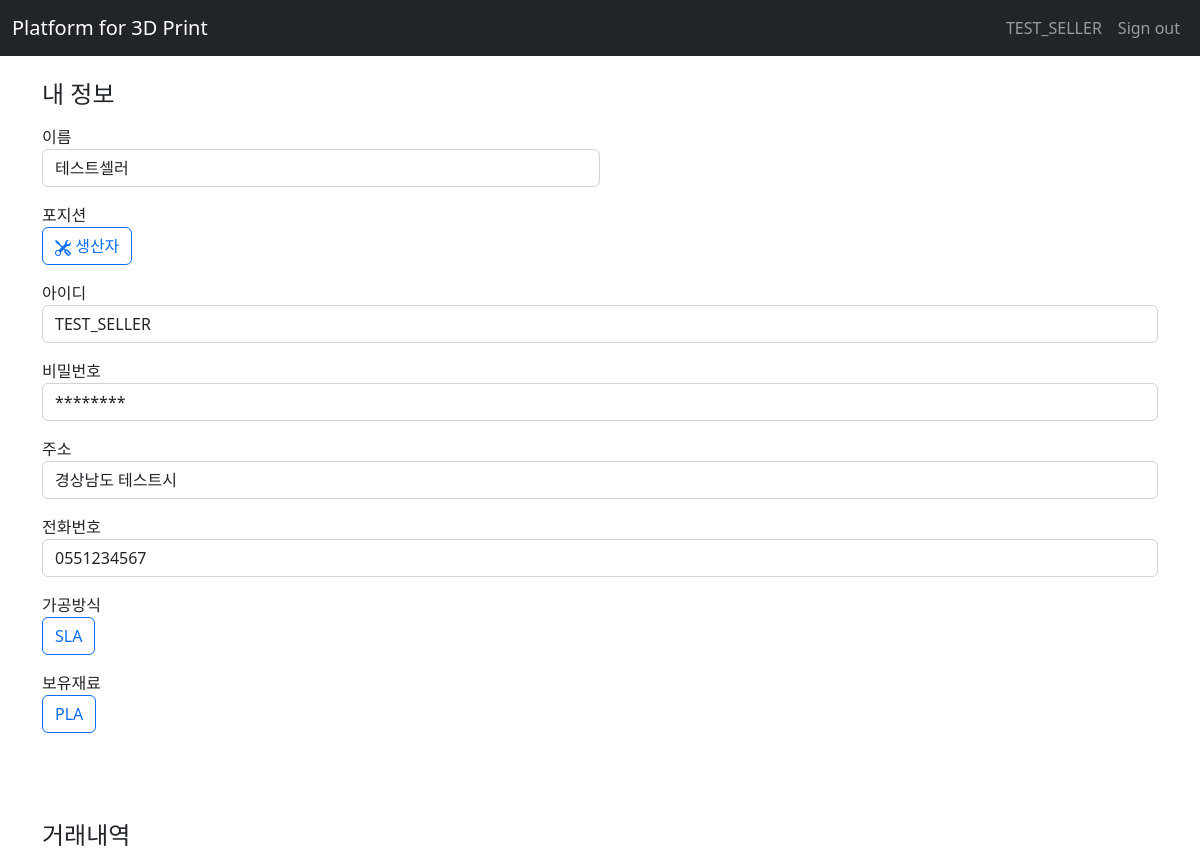
The page /common/mypage/ (signed in, upper part) on the database as committed earlier.
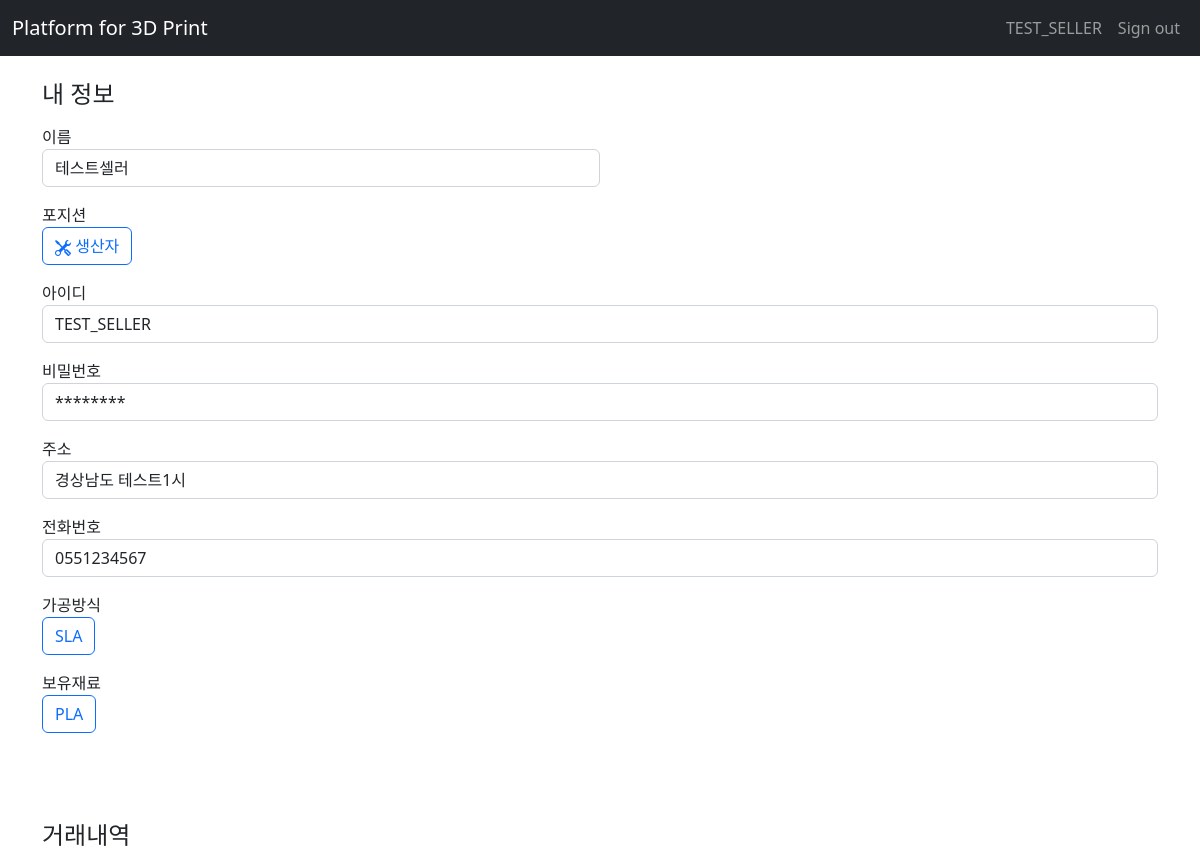
The same page on the database as committed later.
### common/models.py (models this page shows)
class User(AbstractUser):
    flag = models.CharField(max_length=20)
    last_name = None
    TEL = models.CharField(max_length=20)
    address = models.CharField(max_length=100)
    equipment_id1 = models.CharField(max_length=50, blank=True)
    equipment_id2 = models.CharField(max_length=50, blank=True)
    equipment_id3 = models.CharField(max_length=50, blank=True)
    equipment_id4 = models.CharField(max_length=50, blank=True)
    equipment_id5 = models.CharField(max_length=50, blank=True)

### common/views.py (the view)
# urls.py: path('mypage/', views.mypage, name='mypage')
def mypage(request):
    user = request.user
    if user.flag == "SELLER":
        equipment = Equipment.objects.get(pk=user.equipment_id1)
        method = equipment.method
        materials = equipment.material.split('/')
        bid_log = Bid.objects.filter(seller_id=user, finished=True)
        trade_log = Trade.objects.filter(bid_id__in=bid_log).order_by('-success_date')
    elif user.flag == "BUYER":
        method, materials = '', ''
        estimate_log = Estimate.objects.filter(buyer_id=user)
        trade_log = Trade.objects.filter(estimate_id__in=estimate_log).order_by('-success_date')
    return render(request, 'common/temp/마이페이지.html', {
                                                        'method': method,
                                                        'materials': materials,
                                                        'trade_log': trade_log,
                                                        })

### common/templatetags/convertPassword.py (called while the page is built)
@register.filter
def convertPassword(value):
    value = "********"
    return value

### templates/common/temp/마이페이지.html (shortened to what this page needs)
{% extends 'base.html' %}
{% load convertPassword %}
{% load humanize %}
{% load static %}
{% block content %}
    <div class="container">
        <div class="input-form col-md-12 mx-auto"><br>
            <h4 class="mb-3">
                내 정보
            </h4>
            <form class="mypage-form" method="post" action="">
                <div class="col-md-6 mb-3">
                    <label for="first_name">이름</label>
                    <label type="text" class="form-control" name="first_name" id="first_name" value="" required> {{user.first_name}} </label>
                </div>
                <div class="col-md-6 mb-3">
                    <label for="position">포지션</label><br>
                    <div class="btn-group" role="group" aria-label="Basic checkbox toggle button group">
                        {% if user.flag == "BUYER" %}
                        <label class="btn btn-outline-primary" for="btncheck1">
                            <svg xmlns="http://www.w3.org/2000/svg" width="16" height="16" fill="currentColor" class="bi bi-search" viewBox="0 0 16 16">
                            <path d="M11.742 10.344a6.5 6.5 0 1 0-1.397 1.398h-.001c.03.04.062.078.098.115l3.85 3.85a1 1 0 0 0 1.415-1.414l-3.85-3.85a1.007 1.007 0 0 0-.115-.1zM12 6.5a5.5 5.5 0 1 1-11 0 5.5 5.5 0 0 1 11 0z"/></svg>
                            의뢰인
                        </label>
                        {% else %}
                        <label class="btn btn-outline-primary" for="btncheck2">
                            생산자
                        </label>
                        {% endif %}
                    </div>
                </div>
                <div class="mb-3">
                    <label for="username">아이디</label>
                    <label type="text" class="form-control" name="username" id="username" value="" required> {{ user.username }} </label>
                </div>
                <div class="mb-3">
                    <label for="password1">비밀번호</label>
                    <label type="password" class="form-control" name="password" id="password" value="213" required>{{ user.password | convertPassword }} </label>
                </div>
                <div class="mb-3">
                    <label for="address">주소</label>
                    <label type="text" class="form-control" name="address" id="address" value=""required> {{ user.address }} </label>
                </div>
                <div class="mb-3">
                    <label for="TEL">전화번호</label>
                    <label type="text" class="form-control" name="TEL" id="TEL" value="" required> {{ user.TEL }} </label>
                </div>
                {% if user.flag == "SELLER" %}
                <fieldset>
                    <div id="pre_set">
                        <div class="mb-3">
                            <label for="method">가공방식</label><br>
                            <div class="btn-group" role="group" aria-label="Basic checkbox toggle button group">
                                <label class="btn btn-outline-primary" for="btncheck1"> {{  method }}</label>
                                </div>
                        </div>
                        <div class="mb-3">
                            <label for="material">보유재료</label><br>
                            <div class="btn-group" role="group" aria-label="Basic checkbox toggle button group">
                                {% for material in materials %}
                                <label class="btn btn-outline-primary" for="btncheck7">{{ material }}</label>
                                {% endfor %}
                            </div>
                        </div><br><br>
                    </div>
                </fieldset>
                {% endif %}
            </form>
        </div>
        <div class="input-form col-md-12 mx-auto"><br>
            <h4 class="mb-3"> 거래내역 </h4>
        </div>
    </div>
{% endblock %}

### templates/base.html (shortened to what this page needs)
<!DOCTYPE html>
<html lang="en">
    <head>
        <link href="https://cdn.jsdelivr.net/npm/bootstrap@5.2.2/dist/css/bootstrap.min.css" rel="stylesheet">
    </head>
    <body class="d-flex flex-column min-vh-100">
        <nav class="navbar navbar-expand-sm bg-dark navbar-dark">
            <div class="container-fluid">
                <a class="navbar-brand" href="/">Platform for 3D Print</a>
                <div class="collapse navbar-collapse justify-content-between" id="collapsibleNavbar">
                    <ul class="navbar-nav">
                        <li class="nav-item">
                            {% if user.is_authenticated %}
                                <a class="nav-link" href="{% url 'common:mypage' %}">{{ user.username }}</a>
                            {% else %}
                                <a class="nav-link" href={% url 'common:login' %}>Sign in</a>
                            {% endif %}
                        </li>
                        <li class="nav-item">
                            {% if user.is_authenticated %}
                                <a class="nav-link" href="{% url 'common:logout' %}">Sign out</a>
                            {% else %}
                                <a class="nav-link" href={% url 'common:signup' %}>Sign up</a>
                            {% endif %}
                        </li>
                    </ul>
                </div>
            </div>
        </nav>
        {% block content %}
        {% endblock content %}
    </body>
</html>

Rows that differ between the two databases and show on the page:
changed User "TEST_SELLER": address "경상남도 테스트시" → "경상남도 테스트1시"
